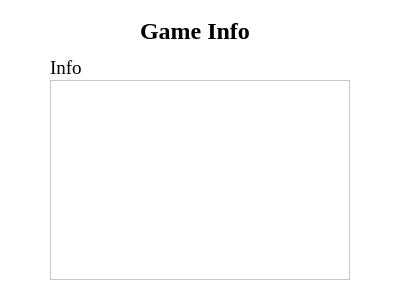
<?xml version="1.0" encoding="UTF-8"?>
<ui version="4.0">
 <class>GameInfo</class>
 <widget class="QDialog" name="GameInfo">
  <property name="geometry">
   <rect>
    <x>0</x>
    <y>0</y>
    <width>400</width>
    <height>300</height>
   </rect>
  </property>
  <property name="palette">
   <palette>
    <active>
     <colorrole role="WindowText">
      <brush brushstyle="SolidPattern">
       <color alpha="255">
        <red>0</red>
        <green>0</green>
        <blue>0</blue>
       </color>
      </brush>
     </colorrole>
     <colorrole role="Button">
      <brush brushstyle="SolidPattern">
       <color alpha="255">
        <red>255</red>
        <green>255</green>
        <blue>255</blue>
       </color>
      </brush>
     </colorrole>
     <colorrole role="Light">
      <brush brushstyle="SolidPattern">
       <color alpha="255">
        <red>255</red>
        <green>255</green>
        <blue>255</blue>
       </color>
      </brush>
     </colorrole>
     <colorrole role="Midlight">
      <brush brushstyle="SolidPattern">
       <color alpha="255">
        <red>255</red>
        <green>255</green>
        <blue>255</blue>
       </color>
      </brush>
     </colorrole>
     <colorrole role="Dark">
      <brush brushstyle="SolidPattern">
       <color alpha="255">
        <red>127</red>
        <green>127</green>
        <blue>127</blue>
       </color>
      </brush>
     </colorrole>
     <colorrole role="Mid">
      <brush brushstyle="SolidPattern">
       <color alpha="255">
        <red>170</red>
        <green>170</green>
        <blue>170</blue>
       </color>
      </brush>
     </colorrole>
     <colorrole role="Text">
      <brush brushstyle="SolidPattern">
       <color alpha="255">
        <red>0</red>
        <green>0</green>
        <blue>0</blue>
       </color>
      </brush>
     </colorrole>
     <colorrole role="BrightText">
      <brush brushstyle="SolidPattern">
       <color alpha="255">
        <red>255</red>
        <green>255</green>
        <blue>255</blue>
       </color>
      </brush>
     </colorrole>
     <colorrole role="ButtonText">
      <brush brushstyle="SolidPattern">
       <color alpha="255">
        <red>0</red>
        <green>0</green>
        <blue>0</blue>
       </color>
      </brush>
     </colorrole>
     <colorrole role="Base">
      <brush brushstyle="SolidPattern">
       <color alpha="255">
        <red>255</red>
        <green>255</green>
        <blue>255</blue>
       </color>
      </brush>
     </colorrole>
     <colorrole role="Window">
      <brush brushstyle="SolidPattern">
       <color alpha="255">
        <red>255</red>
        <green>255</green>
        <blue>255</blue>
       </color>
      </brush>
     </colorrole>
     <colorrole role="Shadow">
      <brush brushstyle="SolidPattern">
       <color alpha="255">
        <red>0</red>
        <green>0</green>
        <blue>0</blue>
       </color>
      </brush>
     </colorrole>
     <colorrole role="AlternateBase">
      <brush brushstyle="SolidPattern">
       <color alpha="255">
        <red>255</red>
        <green>255</green>
        <blue>255</blue>
       </color>
      </brush>
     </colorrole>
     <colorrole role="ToolTipBase">
      <brush brushstyle="SolidPattern">
       <color alpha="255">
        <red>255</red>
        <green>255</green>
        <blue>220</blue>
       </color>
      </brush>
     </colorrole>
     <colorrole role="ToolTipText">
      <brush brushstyle="SolidPattern">
       <color alpha="255">
        <red>0</red>
        <green>0</green>
        <blue>0</blue>
       </color>
      </brush>
     </colorrole>
     <colorrole role="PlaceholderText">
      <brush brushstyle="SolidPattern">
       <color alpha="128">
        <red>0</red>
        <green>0</green>
        <blue>0</blue>
       </color>
      </brush>
     </colorrole>
    </active>
    <inactive>
     <colorrole role="WindowText">
      <brush brushstyle="SolidPattern">
       <color alpha="255">
        <red>0</red>
        <green>0</green>
        <blue>0</blue>
       </color>
      </brush>
     </colorrole>
     <colorrole role="Button">
      <brush brushstyle="SolidPattern">
       <color alpha="255">
        <red>255</red>
        <green>255</green>
        <blue>255</blue>
       </color>
      </brush>
     </colorrole>
     <colorrole role="Light">
      <brush brushstyle="SolidPattern">
       <color alpha="255">
        <red>255</red>
        <green>255</green>
        <blue>255</blue>
       </color>
      </brush>
     </colorrole>
     <colorrole role="Midlight">
      <brush brushstyle="SolidPattern">
       <color alpha="255">
        <red>255</red>
        <green>255</green>
        <blue>255</blue>
       </color>
      </brush>
     </colorrole>
     <colorrole role="Dark">
      <brush brushstyle="SolidPattern">
       <color alpha="255">
        <red>127</red>
        <green>127</green>
        <blue>127</blue>
       </color>
      </brush>
     </colorrole>
     <colorrole role="Mid">
      <brush brushstyle="SolidPattern">
       <color alpha="255">
        <red>170</red>
        <green>170</green>
        <blue>170</blue>
       </color>
      </brush>
     </colorrole>
     <colorrole role="Text">
      <brush brushstyle="SolidPattern">
       <color alpha="255">
        <red>0</red>
        <green>0</green>
        <blue>0</blue>
       </color>
      </brush>
     </colorrole>
     <colorrole role="BrightText">
      <brush brushstyle="SolidPattern">
       <color alpha="255">
        <red>255</red>
        <green>255</green>
        <blue>255</blue>
       </color>
      </brush>
     </colorrole>
     <colorrole role="ButtonText">
      <brush brushstyle="SolidPattern">
       <color alpha="255">
        <red>0</red>
        <green>0</green>
        <blue>0</blue>
       </color>
      </brush>
     </colorrole>
     <colorrole role="Base">
      <brush brushstyle="SolidPattern">
       <color alpha="255">
        <red>255</red>
        <green>255</green>
        <blue>255</blue>
       </color>
      </brush>
     </colorrole>
     <colorrole role="Window">
      <brush brushstyle="SolidPattern">
       <color alpha="255">
        <red>255</red>
        <green>255</green>
        <blue>255</blue>
       </color>
      </brush>
     </colorrole>
     <colorrole role="Shadow">
      <brush brushstyle="SolidPattern">
       <color alpha="255">
        <red>0</red>
        <green>0</green>
        <blue>0</blue>
       </color>
      </brush>
     </colorrole>
     <colorrole role="AlternateBase">
      <brush brushstyle="SolidPattern">
       <color alpha="255">
        <red>255</red>
        <green>255</green>
        <blue>255</blue>
       </color>
      </brush>
     </colorrole>
     <colorrole role="ToolTipBase">
      <brush brushstyle="SolidPattern">
       <color alpha="255">
        <red>255</red>
        <green>255</green>
        <blue>220</blue>
       </color>
      </brush>
     </colorrole>
     <colorrole role="ToolTipText">
      <brush brushstyle="SolidPattern">
       <color alpha="255">
        <red>0</red>
        <green>0</green>
        <blue>0</blue>
       </color>
      </brush>
     </colorrole>
     <colorrole role="PlaceholderText">
      <brush brushstyle="SolidPattern">
       <color alpha="128">
        <red>0</red>
        <green>0</green>
        <blue>0</blue>
       </color>
      </brush>
     </colorrole>
    </inactive>
    <disabled>
     <colorrole role="WindowText">
      <brush brushstyle="SolidPattern">
       <color alpha="255">
        <red>127</red>
        <green>127</green>
        <blue>127</blue>
       </color>
      </brush>
     </colorrole>
     <colorrole role="Button">
      <brush brushstyle="SolidPattern">
       <color alpha="255">
        <red>255</red>
        <green>255</green>
        <blue>255</blue>
       </color>
      </brush>
     </colorrole>
     <colorrole role="Light">
      <brush brushstyle="SolidPattern">
       <color alpha="255">
        <red>255</red>
        <green>255</green>
        <blue>255</blue>
       </color>
      </brush>
     </colorrole>
     <colorrole role="Midlight">
      <brush brushstyle="SolidPattern">
       <color alpha="255">
        <red>255</red>
        <green>255</green>
        <blue>255</blue>
       </color>
      </brush>
     </colorrole>
     <colorrole role="Dark">
      <brush brushstyle="SolidPattern">
       <color alpha="255">
        <red>127</red>
        <green>127</green>
        <blue>127</blue>
       </color>
      </brush>
     </colorrole>
     <colorrole role="Mid">
      <brush brushstyle="SolidPattern">
       <color alpha="255">
        <red>170</red>
        <green>170</green>
        <blue>170</blue>
       </color>
      </brush>
     </colorrole>
     <colorrole role="Text">
      <brush brushstyle="SolidPattern">
       <color alpha="255">
        <red>127</red>
        <green>127</green>
        <blue>127</blue>
       </color>
      </brush>
     </colorrole>
     <colorrole role="BrightText">
      <brush brushstyle="SolidPattern">
       <color alpha="255">
        <red>255</red>
        <green>255</green>
        <blue>255</blue>
       </color>
      </brush>
     </colorrole>
     <colorrole role="ButtonText">
      <brush brushstyle="SolidPattern">
       <color alpha="255">
        <red>127</red>
        <green>127</green>
        <blue>127</blue>
       </color>
      </brush>
     </colorrole>
     <colorrole role="Base">
      <brush brushstyle="SolidPattern">
       <color alpha="255">
        <red>255</red>
        <green>255</green>
        <blue>255</blue>
       </color>
      </brush>
     </colorrole>
     <colorrole role="Window">
      <brush brushstyle="SolidPattern">
       <color alpha="255">
        <red>255</red>
        <green>255</green>
        <blue>255</blue>
       </color>
      </brush>
     </colorrole>
     <colorrole role="Shadow">
      <brush brushstyle="SolidPattern">
       <color alpha="255">
        <red>0</red>
        <green>0</green>
        <blue>0</blue>
       </color>
      </brush>
     </colorrole>
     <colorrole role="AlternateBase">
      <brush brushstyle="SolidPattern">
       <color alpha="255">
        <red>255</red>
        <green>255</green>
        <blue>255</blue>
       </color>
      </brush>
     </colorrole>
     <colorrole role="ToolTipBase">
      <brush brushstyle="SolidPattern">
       <color alpha="255">
        <red>255</red>
        <green>255</green>
        <blue>220</blue>
       </color>
      </brush>
     </colorrole>
     <colorrole role="ToolTipText">
      <brush brushstyle="SolidPattern">
       <color alpha="255">
        <red>0</red>
        <green>0</green>
        <blue>0</blue>
       </color>
      </brush>
     </colorrole>
     <colorrole role="PlaceholderText">
      <brush brushstyle="SolidPattern">
       <color alpha="128">
        <red>0</red>
        <green>0</green>
        <blue>0</blue>
       </color>
      </brush>
     </colorrole>
    </disabled>
   </palette>
  </property>
  <property name="windowTitle">
   <string>Game Info</string>
  </property>
  <widget class="QTextEdit" name="gameInfoWindow">
   <property name="geometry">
    <rect>
     <x>50</x>
     <y>80</y>
     <width>300</width>
     <height>200</height>
    </rect>
   </property>
  </widget>
  <widget class="QLabel" name="label">
   <property name="geometry">
    <rect>
     <x>140</x>
     <y>20</y>
     <width>111</width>
     <height>21</height>
    </rect>
   </property>
   <property name="font">
    <font>
     <family>Times New Roman</family>
     <pointsize>18</pointsize>
     <weight>75</weight>
     <bold>true</bold>
    </font>
   </property>
   <property name="text">
    <string>Game Info</string>
   </property>
  </widget>
  <widget class="QLabel" name="label_3">
   <property name="geometry">
    <rect>
     <x>50</x>
     <y>60</y>
     <width>59</width>
     <height>16</height>
    </rect>
   </property>
   <property name="font">
    <font>
     <family>Times New Roman</family>
     <pointsize>14</pointsize>
    </font>
   </property>
   <property name="text">
    <string>Info</string>
   </property>
  </widget>
 </widget>
 <resources/>
 <connections/>
</ui>
